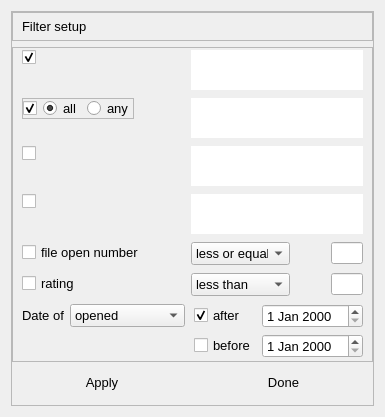
<?xml version="1.0" encoding="UTF-8"?>
<ui version="4.0">
 <class>filterSetup</class>
 <widget class="QWidget" name="filterSetup">
  <property name="geometry">
   <rect>
    <x>0</x>
    <y>0</y>
    <width>372</width>
    <height>417</height>
   </rect>
  </property>
  <property name="windowTitle">
   <string>Form</string>
  </property>
  <layout class="QVBoxLayout" name="verticalLayout">
   <property name="spacing">
    <number>0</number>
   </property>
   <item>
    <widget class="QFrame" name="dlg_frame">
     <property name="frameShape">
      <enum>QFrame::StyledPanel</enum>
     </property>
     <property name="frameShadow">
      <enum>QFrame::Raised</enum>
     </property>
     <layout class="QVBoxLayout" name="verticalLayout_3">
      <property name="leftMargin">
       <number>0</number>
      </property>
      <property name="topMargin">
       <number>0</number>
      </property>
      <property name="rightMargin">
       <number>0</number>
      </property>
      <property name="bottomMargin">
       <number>9</number>
      </property>
      <item>
       <widget class="QFrame" name="ttl_frame">
        <property name="frameShape">
         <enum>QFrame::StyledPanel</enum>
        </property>
        <property name="frameShadow">
         <enum>QFrame::Raised</enum>
        </property>
        <layout class="QHBoxLayout" name="horizontalLayout_6">
         <property name="topMargin">
          <number>6</number>
         </property>
         <property name="bottomMargin">
          <number>6</number>
         </property>
         <item>
          <widget class="QLabel" name="hdr_lbl">
           <property name="font">
            <font>
             <pointsize>10</pointsize>
            </font>
           </property>
           <property name="text">
            <string>Filter setup</string>
           </property>
          </widget>
         </item>
        </layout>
       </widget>
      </item>
      <item>
       <widget class="QFrame" name="form">
        <property name="frameShape">
         <enum>QFrame::StyledPanel</enum>
        </property>
        <property name="frameShadow">
         <enum>QFrame::Raised</enum>
        </property>
        <layout class="QFormLayout" name="formLayout">
         <property name="leftMargin">
          <number>9</number>
         </property>
         <property name="topMargin">
          <number>0</number>
         </property>
         <property name="rightMargin">
          <number>9</number>
         </property>
         <property name="bottomMargin">
          <number>0</number>
         </property>
         <item row="0" column="0">
          <widget class="QCheckBox" name="selected_dir">
           <property name="font">
            <font>
             <family>MS Shell Dlg 2</family>
             <pointsize>10</pointsize>
             <weight>50</weight>
             <bold>false</bold>
            </font>
           </property>
           <property name="checked">
            <bool>true</bool>
           </property>
          </widget>
         </item>
         <item row="0" column="1">
          <widget class="QPlainTextEdit" name="dir_list">
           <property name="maximumSize">
            <size>
             <width>16777215</width>
             <height>40</height>
            </size>
           </property>
           <property name="frameShape">
            <enum>QFrame::NoFrame</enum>
           </property>
           <property name="frameShadow">
            <enum>QFrame::Plain</enum>
           </property>
           <property name="readOnly">
            <bool>true</bool>
           </property>
          </widget>
         </item>
         <item row="1" column="0">
          <widget class="QFrame" name="frame_tag">
           <property name="maximumSize">
            <size>
             <width>16777215</width>
             <height>21</height>
            </size>
           </property>
           <property name="frameShape">
            <enum>QFrame::StyledPanel</enum>
           </property>
           <property name="frameShadow">
            <enum>QFrame::Raised</enum>
           </property>
           <property name="lineWidth">
            <number>1</number>
           </property>
           <layout class="QHBoxLayout" name="horizontalLayout_7">
            <property name="leftMargin">
             <number>0</number>
            </property>
            <property name="topMargin">
             <number>0</number>
            </property>
            <property name="rightMargin">
             <number>0</number>
            </property>
            <property name="bottomMargin">
             <number>0</number>
            </property>
            <item>
             <widget class="QCheckBox" name="selected_tag">
              <property name="font">
               <font>
                <family>MS Shell Dlg 2</family>
                <pointsize>10</pointsize>
                <weight>50</weight>
                <bold>false</bold>
               </font>
              </property>
              <property name="checked">
               <bool>true</bool>
              </property>
             </widget>
            </item>
            <item>
             <widget class="QRadioButton" name="all_btn">
              <property name="font">
               <font>
                <pointsize>10</pointsize>
                <weight>50</weight>
                <bold>false</bold>
               </font>
              </property>
              <property name="text">
               <string>all</string>
              </property>
              <property name="checked">
               <bool>true</bool>
              </property>
             </widget>
            </item>
            <item>
             <widget class="QRadioButton" name="any_btn">
              <property name="font">
               <font>
                <pointsize>10</pointsize>
                <weight>50</weight>
                <bold>false</bold>
               </font>
              </property>
              <property name="text">
               <string>any</string>
              </property>
             </widget>
            </item>
           </layout>
          </widget>
         </item>
         <item row="1" column="1">
          <widget class="QPlainTextEdit" name="tag_list">
           <property name="maximumSize">
            <size>
             <width>16777215</width>
             <height>40</height>
            </size>
           </property>
           <property name="frameShape">
            <enum>QFrame::NoFrame</enum>
           </property>
           <property name="frameShadow">
            <enum>QFrame::Plain</enum>
           </property>
           <property name="readOnly">
            <bool>true</bool>
           </property>
          </widget>
         </item>
         <item row="2" column="0">
          <widget class="QCheckBox" name="selected_ext">
           <property name="font">
            <font>
             <family>MS Shell Dlg 2</family>
             <pointsize>10</pointsize>
             <weight>50</weight>
             <bold>false</bold>
            </font>
           </property>
          </widget>
         </item>
         <item row="2" column="1">
          <widget class="QPlainTextEdit" name="ext_list">
           <property name="maximumSize">
            <size>
             <width>16777215</width>
             <height>40</height>
            </size>
           </property>
           <property name="frameShape">
            <enum>QFrame::NoFrame</enum>
           </property>
           <property name="frameShadow">
            <enum>QFrame::Plain</enum>
           </property>
           <property name="readOnly">
            <bool>true</bool>
           </property>
          </widget>
         </item>
         <item row="3" column="0">
          <widget class="QCheckBox" name="selected_author">
           <property name="font">
            <font>
             <family>MS Shell Dlg 2</family>
             <pointsize>10</pointsize>
             <weight>50</weight>
             <bold>false</bold>
            </font>
           </property>
          </widget>
         </item>
         <item row="3" column="1">
          <widget class="QPlainTextEdit" name="author_list">
           <property name="maximumSize">
            <size>
             <width>16777215</width>
             <height>40</height>
            </size>
           </property>
           <property name="frameShape">
            <enum>QFrame::NoFrame</enum>
           </property>
           <property name="frameShadow">
            <enum>QFrame::Plain</enum>
           </property>
           <property name="readOnly">
            <bool>true</bool>
           </property>
          </widget>
         </item>
         <item row="4" column="0">
          <widget class="QCheckBox" name="open_sel">
           <property name="font">
            <font>
             <pointsize>10</pointsize>
            </font>
           </property>
           <property name="text">
            <string>file open number</string>
           </property>
          </widget>
         </item>
         <item row="4" column="1">
          <layout class="QHBoxLayout" name="horizontalLayout">
           <item>
            <widget class="QComboBox" name="open_cond">
             <property name="minimumSize">
              <size>
               <width>99</width>
               <height>0</height>
              </size>
             </property>
             <property name="font">
              <font>
               <pointsize>10</pointsize>
              </font>
             </property>
             <item>
              <property name="text">
               <string>less or equal</string>
              </property>
             </item>
             <item>
              <property name="text">
               <string>greater than</string>
              </property>
             </item>
            </widget>
           </item>
           <item>
            <spacer name="horizontalSpacer_2">
             <property name="orientation">
              <enum>Qt::Horizontal</enum>
             </property>
             <property name="sizeHint" stdset="0">
              <size>
               <width>40</width>
               <height>20</height>
              </size>
             </property>
            </spacer>
           </item>
           <item>
            <widget class="QLineEdit" name="open_edit">
             <property name="sizePolicy">
              <sizepolicy hsizetype="Fixed" vsizetype="Fixed">
               <horstretch>0</horstretch>
               <verstretch>0</verstretch>
              </sizepolicy>
             </property>
             <property name="minimumSize">
              <size>
               <width>32</width>
               <height>0</height>
              </size>
             </property>
             <property name="maximumSize">
              <size>
               <width>32</width>
               <height>16777215</height>
              </size>
             </property>
             <property name="alignment">
              <set>Qt::AlignCenter</set>
             </property>
            </widget>
           </item>
          </layout>
         </item>
         <item row="5" column="0">
          <widget class="QCheckBox" name="rating_sel">
           <property name="font">
            <font>
             <pointsize>10</pointsize>
            </font>
           </property>
           <property name="text">
            <string>rating</string>
           </property>
          </widget>
         </item>
         <item row="5" column="1">
          <layout class="QHBoxLayout" name="horizontalLayout_2">
           <item>
            <widget class="QComboBox" name="rating_cond">
             <property name="minimumSize">
              <size>
               <width>99</width>
               <height>0</height>
              </size>
             </property>
             <property name="font">
              <font>
               <pointsize>10</pointsize>
              </font>
             </property>
             <item>
              <property name="text">
               <string>less than</string>
              </property>
             </item>
             <item>
              <property name="text">
               <string>equal to</string>
              </property>
             </item>
             <item>
              <property name="text">
               <string>greater than</string>
              </property>
             </item>
            </widget>
           </item>
           <item>
            <spacer name="horizontalSpacer_3">
             <property name="orientation">
              <enum>Qt::Horizontal</enum>
             </property>
             <property name="sizeHint" stdset="0">
              <size>
               <width>40</width>
               <height>20</height>
              </size>
             </property>
            </spacer>
           </item>
           <item>
            <widget class="QLineEdit" name="rating_edit">
             <property name="sizePolicy">
              <sizepolicy hsizetype="Fixed" vsizetype="Fixed">
               <horstretch>0</horstretch>
               <verstretch>0</verstretch>
              </sizepolicy>
             </property>
             <property name="minimumSize">
              <size>
               <width>32</width>
               <height>0</height>
              </size>
             </property>
             <property name="maximumSize">
              <size>
               <width>32</width>
               <height>16777215</height>
              </size>
             </property>
             <property name="alignment">
              <set>Qt::AlignCenter</set>
             </property>
            </widget>
           </item>
          </layout>
         </item>
         <item row="6" column="0">
          <layout class="QHBoxLayout" name="horizontalLayout_3">
           <item>
            <widget class="QLabel" name="label_2">
             <property name="font">
              <font>
               <pointsize>10</pointsize>
              </font>
             </property>
             <property name="text">
              <string>Date of</string>
             </property>
            </widget>
           </item>
           <item>
            <widget class="QComboBox" name="date_type">
             <property name="font">
              <font>
               <pointsize>10</pointsize>
              </font>
             </property>
             <item>
              <property name="text">
               <string>opened</string>
              </property>
             </item>
             <item>
              <property name="text">
               <string>modified</string>
              </property>
             </item>
             <item>
              <property name="text">
               <string>published</string>
              </property>
             </item>
             <item>
              <property name="text">
               <string>last_note_date</string>
              </property>
             </item>
            </widget>
           </item>
          </layout>
         </item>
         <item row="6" column="1">
          <layout class="QVBoxLayout" name="verticalLayout_2">
           <item>
            <layout class="QHBoxLayout" name="horizontalLayout_4">
             <property name="leftMargin">
              <number>3</number>
             </property>
             <item>
              <widget class="QCheckBox" name="after">
               <property name="font">
                <font>
                 <family>MS Shell Dlg 2</family>
                 <pointsize>10</pointsize>
                 <weight>50</weight>
                 <bold>false</bold>
                </font>
               </property>
               <property name="text">
                <string>after</string>
               </property>
               <property name="checked">
                <bool>true</bool>
               </property>
              </widget>
             </item>
             <item>
              <widget class="QDateEdit" name="after_date">
               <property name="font">
                <font>
                 <pointsize>10</pointsize>
                </font>
               </property>
              </widget>
             </item>
            </layout>
           </item>
           <item>
            <layout class="QHBoxLayout" name="horizontalLayout_5">
             <property name="leftMargin">
              <number>3</number>
             </property>
             <item>
              <widget class="QCheckBox" name="before">
               <property name="font">
                <font>
                 <family>MS Shell Dlg 2</family>
                 <pointsize>10</pointsize>
                 <weight>50</weight>
                 <bold>false</bold>
                </font>
               </property>
               <property name="text">
                <string>before</string>
               </property>
              </widget>
             </item>
             <item>
              <widget class="QDateEdit" name="before_date">
               <property name="font">
                <font>
                 <pointsize>10</pointsize>
                </font>
               </property>
              </widget>
             </item>
            </layout>
           </item>
          </layout>
         </item>
        </layout>
       </widget>
      </item>
      <item>
       <layout class="QHBoxLayout" name="buttonsLayout">
        <property name="spacing">
         <number>20</number>
        </property>
        <property name="leftMargin">
         <number>9</number>
        </property>
        <property name="topMargin">
         <number>0</number>
        </property>
        <property name="rightMargin">
         <number>9</number>
        </property>
        <property name="bottomMargin">
         <number>0</number>
        </property>
        <item>
         <widget class="QPushButton" name="btnApply">
          <property name="minimumSize">
           <size>
            <width>0</width>
            <height>28</height>
           </size>
          </property>
          <property name="font">
           <font>
            <pointsize>10</pointsize>
           </font>
          </property>
          <property name="text">
           <string>Apply</string>
          </property>
          <property name="flat">
           <bool>true</bool>
          </property>
         </widget>
        </item>
        <item>
         <widget class="QPushButton" name="btnDone">
          <property name="minimumSize">
           <size>
            <width>0</width>
            <height>28</height>
           </size>
          </property>
          <property name="font">
           <font>
            <pointsize>10</pointsize>
           </font>
          </property>
          <property name="text">
           <string>Done</string>
          </property>
          <property name="default">
           <bool>false</bool>
          </property>
          <property name="flat">
           <bool>true</bool>
          </property>
         </widget>
        </item>
       </layout>
      </item>
     </layout>
    </widget>
   </item>
  </layout>
 </widget>
 <resources/>
 <connections/>
</ui>
